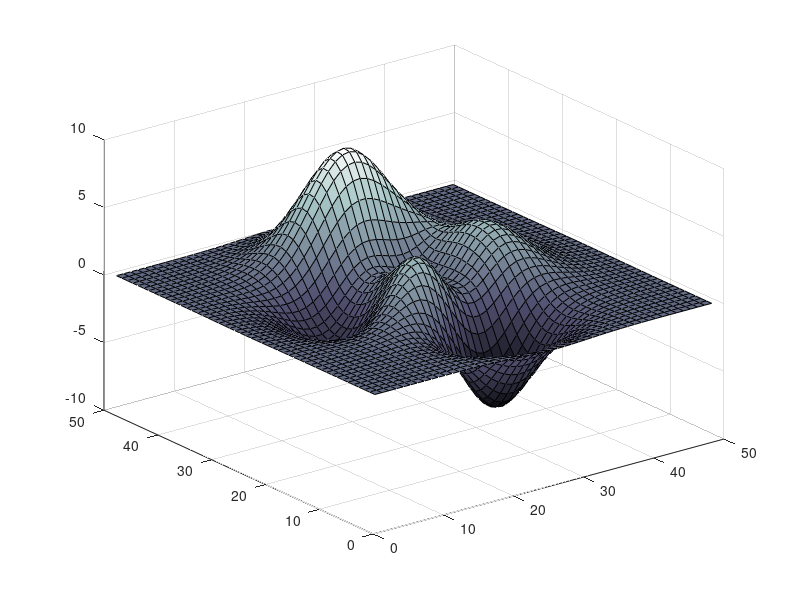

This chart was generated by the following MATLAB code: (Note: this script raises an error after producing the figure.)
%=============================================================================
% Copyright (c) 2016-present Allan CORNET (Nelson)
%=============================================================================
% This file is part of the Nelson.
%=============================================================================
% LICENCE_BLOCK_BEGIN
% SPDX-License-Identifier: LGPL-3.0-or-later
% LICENCE_BLOCK_END
%=============================================================================
% <--ADV-CLI MODE-->
%=============================================================================
f = figure();
surf(peaks);
colormap('bone');
r = f.ColorMap;
assert_isapprox(r(1:2, :), [0, 0, 0.0013; 0.0034, 0.0034, 0.0060], 1e-2); 
%=============================================================================
